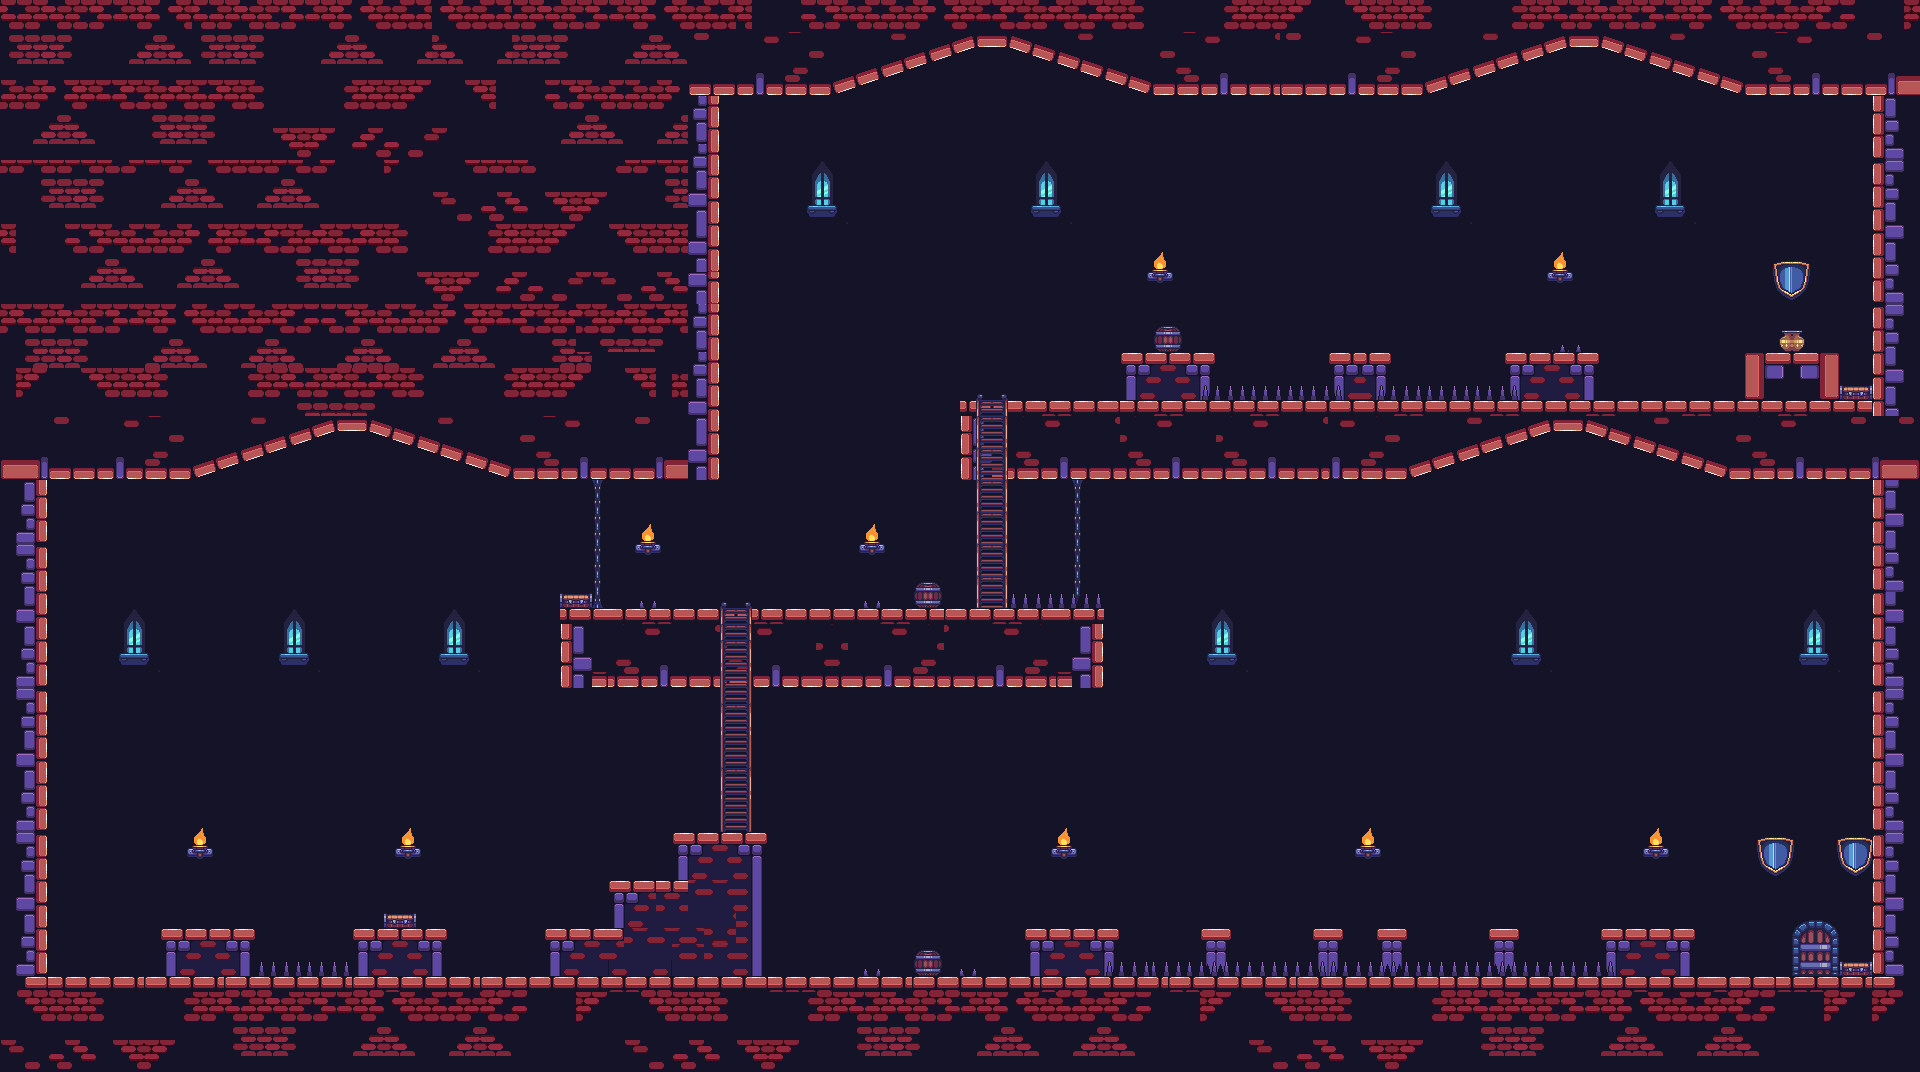

This is a level from a 2D game, rendered from its Tiled map with the project's own tilesets. A one-line summary and the map file follow, with tile-layer data summarised:
An orthogonal 120x67 tile map with 16x16 px tiles, 8 tile layers (Fond, Decor, OnVaDevenirRiche, Collision, ...), 2 tilesets.

<map version="1.5" tiledversion="1.7.2" orientation="orthogonal" renderorder="right-down" width="120" height="67" tilewidth="16" tileheight="16" infinite="0" nextlayerid="11" nextobjectid="9">
 <tileset firstgid="1" source="decors.tsx" />
 <tileset firstgid="3265" source="objet.tsx" />
 <layer id="5" name="Fond" width="120" height="67">
  <data>[8040 cells, 5395 non-empty, 11 distinct tile ids]</data>
 </layer>
 <layer id="9" name="Decor" width="120" height="67">
  <data>[8040 cells, 226 non-empty, 32 distinct tile ids]</data>
 </layer>
 <layer id="10" name="OnVaDevenirRiche" width="120" height="67">
  <data>[8040 cells, 8 non-empty, 1 distinct tile ids]</data>
 </layer>
 <layer id="1" name="Collision" width="120" height="67">
  <data>[8040 cells, 3485 non-empty, 306 distinct tile ids]</data>
 </layer>
 <layer id="4" name="Grimpe" width="120" height="67">
  <data>[8040 cells, 81 non-empty, 6 distinct tile ids]</data>
 </layer>
 <layer id="3" name="Porte" width="120" height="67">
  <data>[8040 cells, 12 non-empty, 12 distinct tile ids]</data>
 </layer>
 <layer id="2" name="Mort" width="120" height="67">
  <data>[8040 cells, 68 non-empty, 5 distinct tile ids]</data>
 </layer>
 <layer id="7" name="Objet" width="120" height="67">
  <data>[8040 cells, 4 non-empty, 2 distinct tile ids]</data>
 </layer>
</map>
